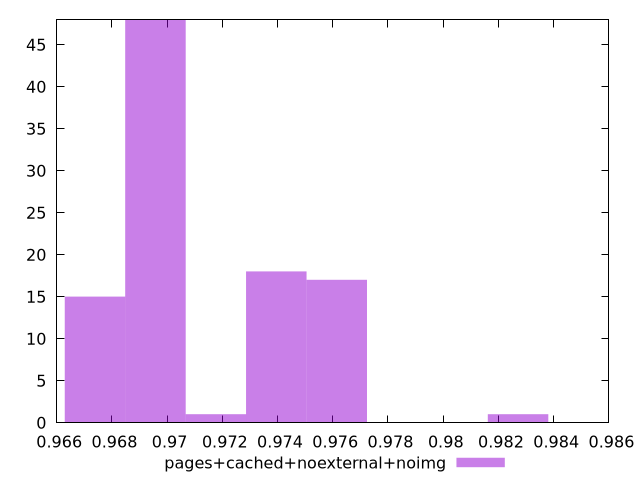

This chart was generated by the following gnuplot code:
$_pagesCachedNoexternalNoimg <<EOF
0.9739557964525519 18
0.9761444611636813 17
0.9695784670302933 48
0.9673898023191639 15
0.9717671317414226 1
0.9827104552970692 1
EOF
set key outside below
set terminal pngcairo
set output "report_00004_2020-11-02T20-21-41.718Z/speed-index/pages+cached+noexternal+noimg//hist.png"
set yrange [0:48]
set boxwidth 0.0021886647111293302
set style fill transparent solid 0.5 noborder
plot $_pagesCachedNoexternalNoimg title "pages+cached+noexternal+noimg" with boxes ,
